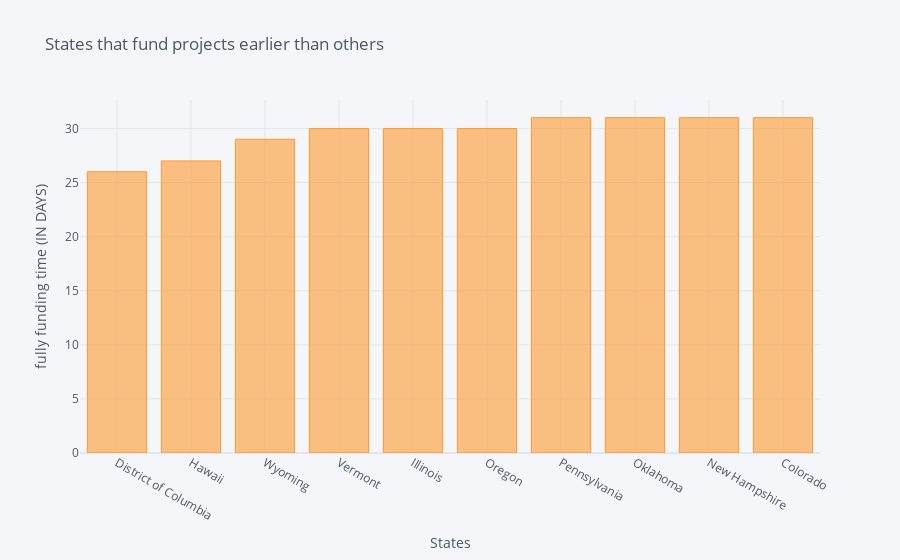

Notebook code cell kept with this figure:
### Code cell
fast_funding=fast[fast<32].sort_values(ascending=True).head(10)
fast_funding.iplot(kind='bar',xTitle='States',yTitle='fully funding time (IN DAYS)',title='States that fund projects earlier than others')

### Figure 1 — Plotly figure (JSON) as saved in the notebook; plotly's stock layout.template omitted (floating-point values rounded to 4 significant figures)
{"data": [{"marker": {"color": "rgba(255, 153, 51, 0.6)", "line": {"color": "rgba(255, 153, 51, 1.0)", "width": 1}}, "name": "Funding Time", "orientation": "v", "text": "", "type": "bar", "x": ["District of Columbia", "Hawaii", "Wyoming", "Vermont", "Illinois", "Oregon", "Pennsylvania", "Oklahoma", "New Hampshire", "Colorado"], "y": [26, 27, 29, 30, 30, 30, 31, 31, 31, 31]}], "layout": {"legend": {"bgcolor": "#F5F6F9", "font": {"color": "#4D5663"}}, "paper_bgcolor": "#F5F6F9", "plot_bgcolor": "#F5F6F9", "title": {"font": {"color": "#4D5663"}, "text": "States that fund projects earlier than others"}, "xaxis": {"gridcolor": "#E1E5ED", "showgrid": true, "tickfont": {"color": "#4D5663"}, "title": {"font": {"color": "#4D5663"}, "text": "States"}, "zerolinecolor": "#E1E5ED"}, "yaxis": {"gridcolor": "#E1E5ED", "showgrid": true, "tickfont": {"color": "#4D5663"}, "title": {"font": {"color": "#4D5663"}, "text": "fully funding time (IN DAYS)"}, "zerolinecolor": "#E1E5ED"}}}
